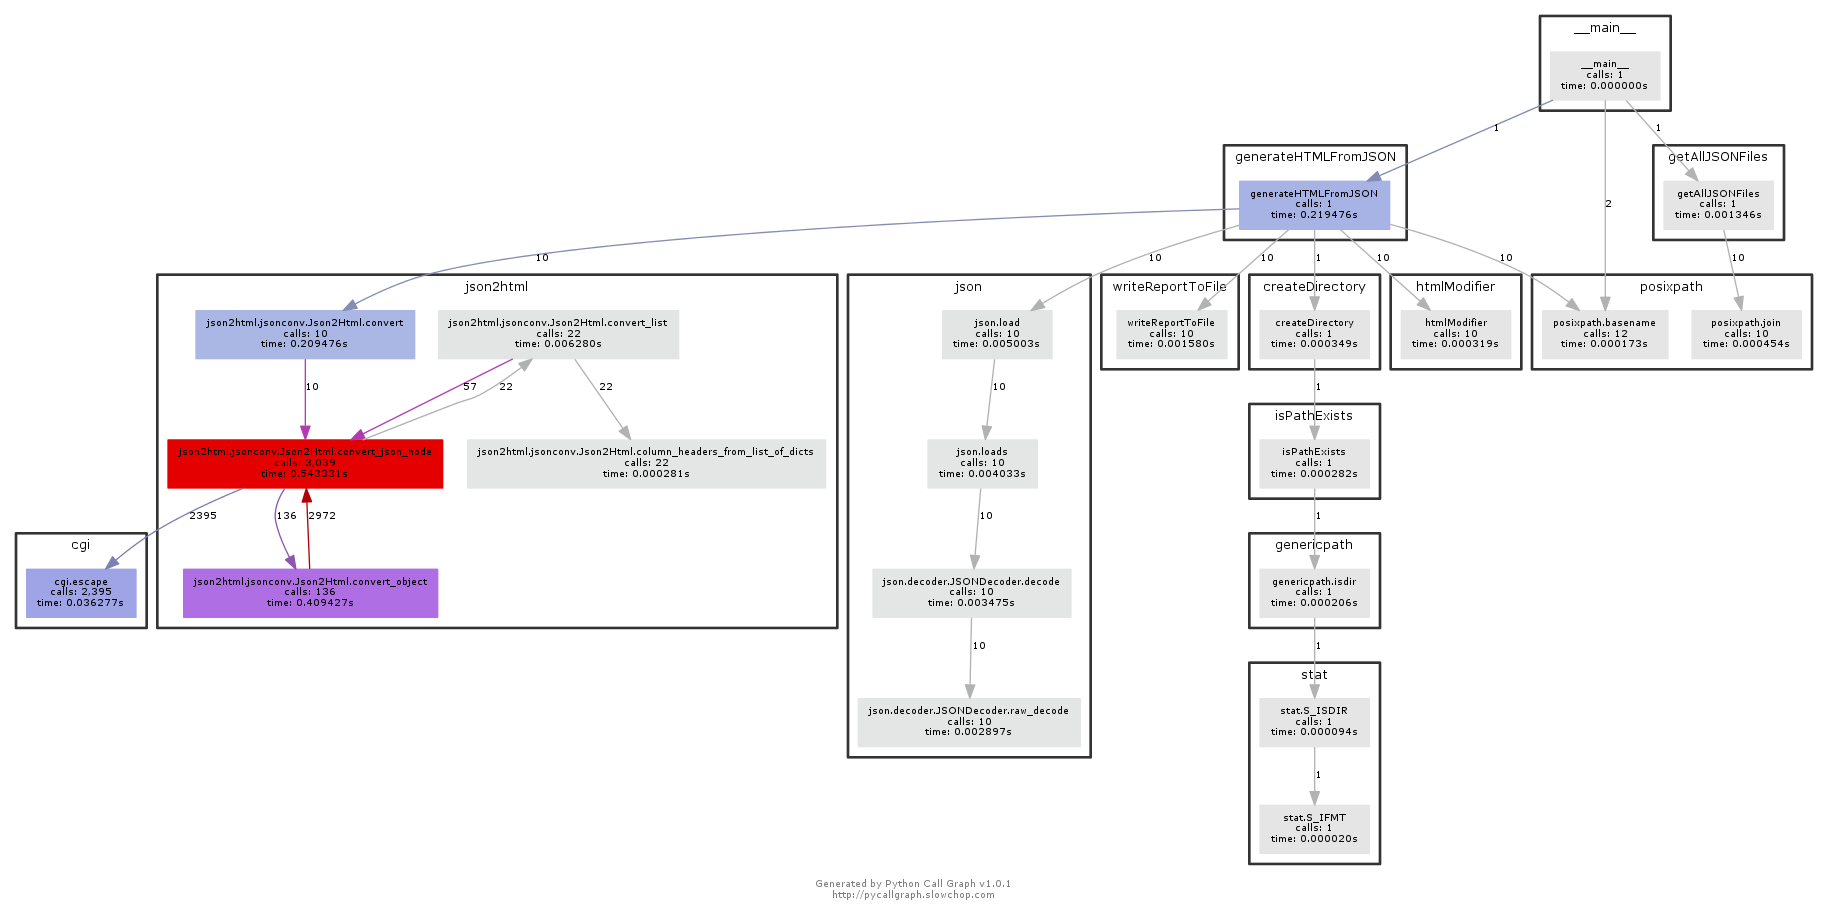

Python code for this plot:
import os
from json2html import *
import logPuzzleSupportTools as tool
import json

from pycallgraph import PyCallGraph
from pycallgraph.output import GraphvizOutput
from pycallgraph import Config
from pycallgraph import GlobbingFilter

def htmlModifier(jsonFileName,infoTable,programName):
    htmlStr=\
    ''' <!DOCTYPE html>
        <html>
            <head>
                <title>{0}</title>
            </head>
            <body>
                <h1>Report on: {1}</h1>
                <h2>Generated Using: {2}</h2>
                <h3>Generated By: Jahid Arafat</h3>
                <p>{3}</p>
            </body>
        </html>'''.format(jsonFileName,jsonFileName,programName,infoTable)
    return htmlStr


def getAllJSONFiles(jsonDir):
    jsonFilesDict={}
    for fetchedFile in os.listdir(jsonDir):
        if fetchedFile.endswith(".json"):
            jsonFilesDict[fetchedFile]=os.path.join(jsonDir,fetchedFile)

    return jsonFilesDict

def generateHTMLFromJSON(unalteredRepoDir,jsonFilesDict):
    htmlDir=unalteredRepoDir+"/"+"HTML_Files"
    tool.createDirectory(htmlDir)
    os.chdir(htmlDir)
    for jFile,jFilePath in jsonFilesDict.items(): #this line troubled me most, always use .items() in dict
        with open(jFilePath) as fp:
            infoFromJson=json.load(fp) #dict type
        tableStr=json2html.convert(json=infoFromJson)
        htmlStr=htmlModifier(jFile.split(".")[0],tableStr,os.path.basename(__file__))
        tool.writeReportToFile("{}.html".format(jFile.split(".")[0]),htmlStr)

def getMasterRepository(outputFolderName):
    toDir="/home/jahid/Desktop/AllMyWorks/InformationSecurity/google/google-python-exercises/logpuzzle/logSolverMyCodeRepo/simulationResults/outputGenerated"
    toDir=toDir+"/"+outputFolderName #../animalLogSimulation (This directory was not changed further)
    unalteredRepoDir=toDir #../animalLogSimulation
    return unalteredRepoDir

def main():
    scriptName=os.path.basename(__file__).split(".")[0]
    funcCallDict={}

    unalteredRepoDir=getMasterRepository("animalLogSimulation")
    pyCallGraphDir=unalteredRepoDir+"/"+"pyCallGraph"
    tool.createDirectory(pyCallGraphDir)

    funcCallDict[scriptName]=[tool.__name__]
    funcCallDict[tool.__name__]=[tool.createDirectory.__name__]


    #config = Config(max_depth=1)

    graphviz=GraphvizOutput()
    graphviz.output_file="{}.png".format(generateHTMLFromJSON.__name__)

    with PyCallGraph(output=graphviz):
        os.chdir(pyCallGraphDir)
        jsonDir="/home/jahid/Desktop/AllMyWorks/InformationSecurity/google/google-python-exercises/logpuzzle/logSolverMyCodeRepo/simulationResults/outputGenerated/animalLogSimulation/JSON_Files"
        unalteredRepoDict="/home/jahid/Desktop/AllMyWorks/InformationSecurity/google/google-python-exercises/logpuzzle/logSolverMyCodeRepo/simulationResults/outputGenerated/animalLogSimulation"
        jsonFilesDict=getAllJSONFiles(jsonDir)

        funcCallDict[scriptName].append(getAllJSONFiles.__name__)


        generateHTMLFromJSON(unalteredRepoDict,jsonFilesDict)
        funcCallDict[scriptName].append(generateHTMLFromJSON.__name__)

        os.chdir("/home/jahid/Desktop/AllMyWorks/InformationSecurity/google/google-python-exercises/logpuzzle/logSolverMyCodeRepo/source")
    print funcCallDict
if __name__ == '__main__':
    main()
